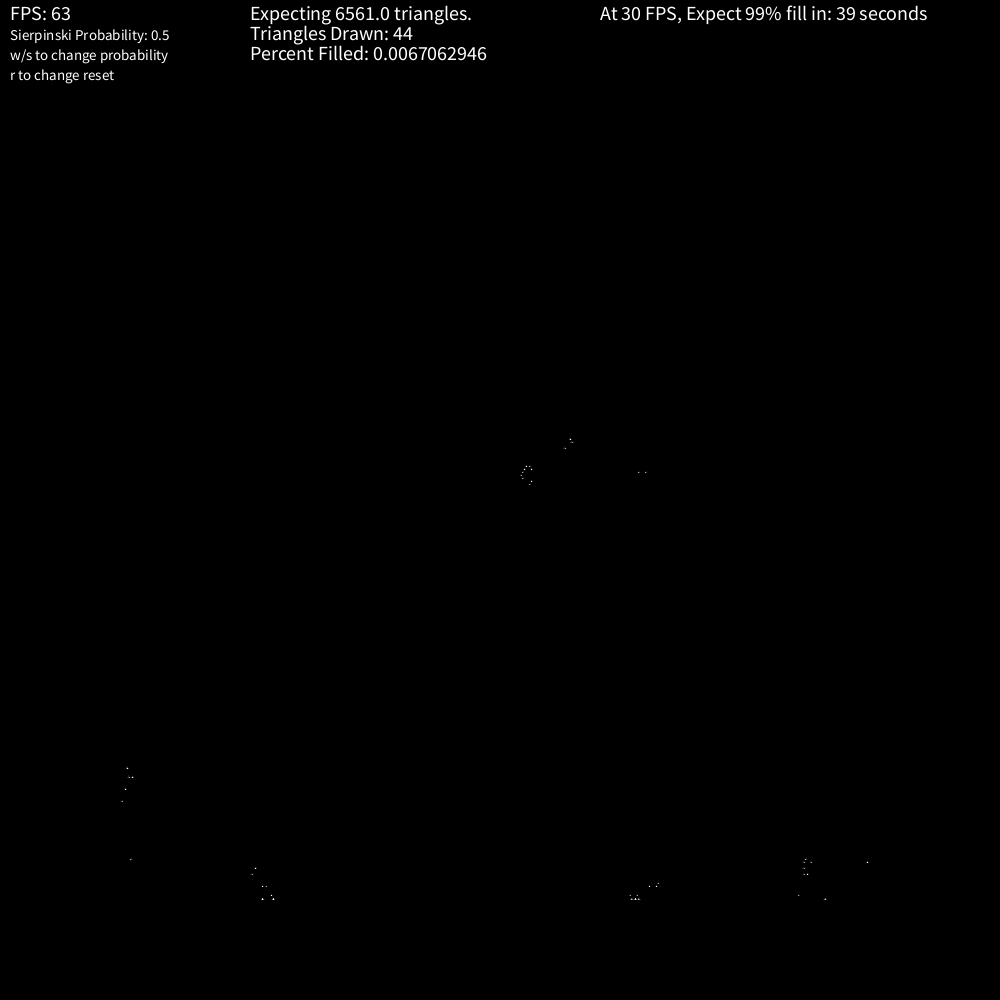
Frame 1 (no input)
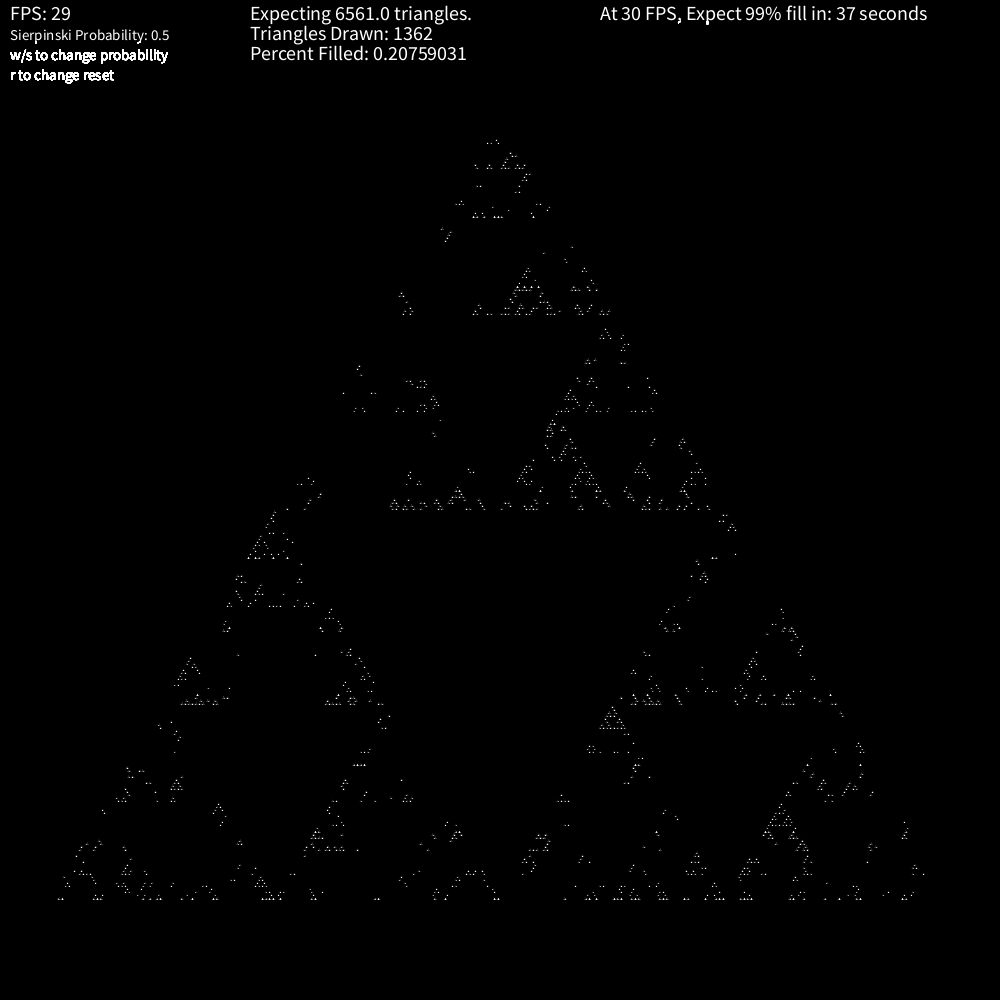
Frame 60 (the mouse pressed at the canvas centre just before this capture)
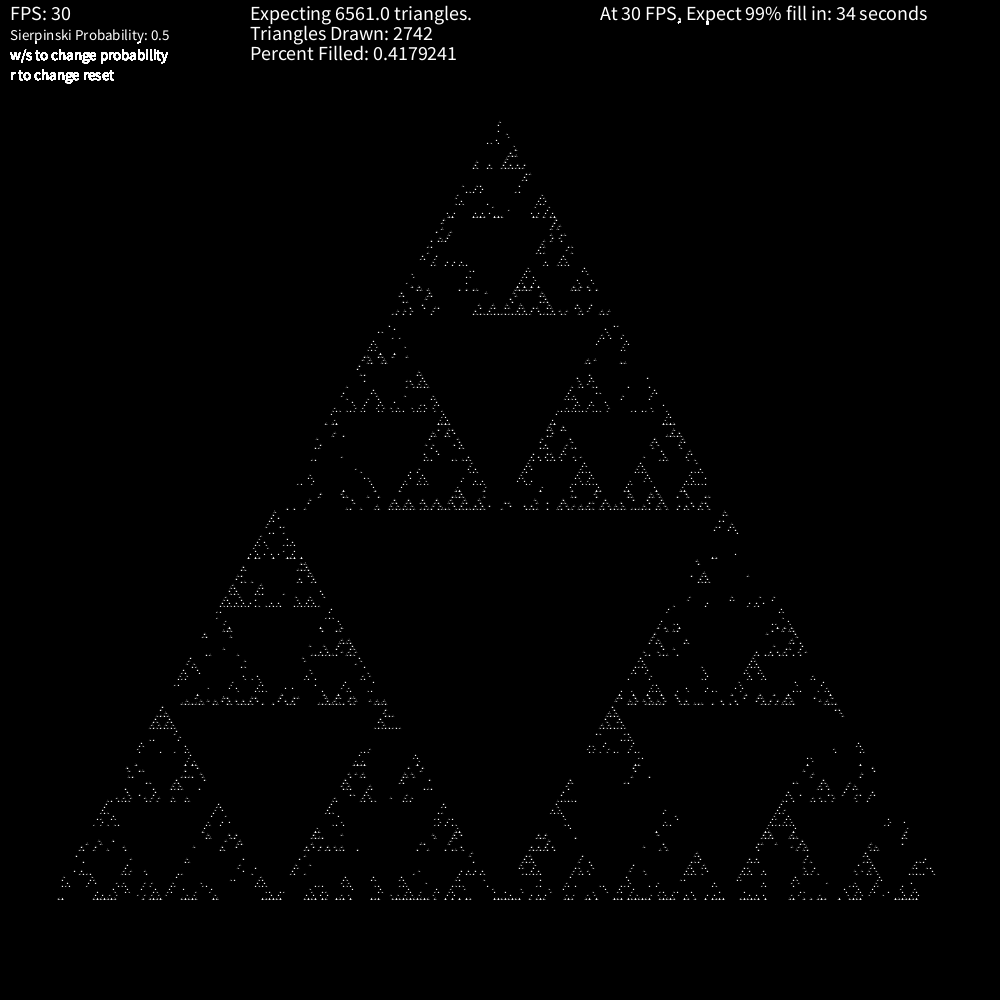
Frame 120 (the mouse held since frame 60 and released just before this capture)

The Processing sketch that drew these frames (run headless with seeded random() and noise(); from frame 60 on, the mouse is pressed at the canvas centre):

// Processing sketch: SierpinskiTriangle
// ── SierpinskiTriangle.pde
int untilLength = 5;
HashMap<String, Integer> triangles = new HashMap<String, Integer>();


float probability = .5;
void sierpinski(float x, float y, float len) {
  if (len < untilLength) {
    triangle(x,y,x+len,y,x+len/2,y- (float)(len/2 * Math.sqrt(3)));
    triangles.put(nf(x, 4, 2) + nf(y, 4, 2),1);
  } else {
    if (Math.random() < probability) {
      sierpinski(x,y,len/2);
    }
    if (Math.random() < probability) {
    sierpinski(x + len/2,y,len/2);
    }
    if (Math.random() < probability) {
    sierpinski(x + len/4 ,y - (float)(Math.sqrt(3) / 4 * len),len/2);
    }
  }
}

long previousTime = millis();
int frame_count = 0;
int secondsPassed = 0;

void setup() {
  size(1000,1000);
  background(0,0,0);
  frameRate(30);
}

int triLength = 900;
int iterations = (int)(log(triLength/untilLength) / log(2) + 1);
float totalTriangles = pow(3,iterations);

// Calculate expected runs to fill 99% of grid.
float expectedRuns; 

void draw() {
  sierpinski(50,900,triLength); 
  
  // measure actual frame rate
  frame_count += 1;
  if (millis() - previousTime > 1000) {
    frameRate = frame_count;
    frame_count = 0;
    previousTime = millis();
    secondsPassed += 1;
  }
  
  fill(0);
  rect(0, 0, 250, 40);
  fill(255);
  textSize(20);
  text("FPS: " + (int)frameRate, 10, 20);
  textSize(15);
  text("Sierpinski Probability: " + probability, 10, 40);
  text("w/s to change probability",10,60);
  text("r to change reset",10,80);
  
  textSize(20);
  fill(0);
  rect(250, 0, 400, 60);
  fill(255);
  text("Expecting " + totalTriangles + " triangles.", 250, 20);
  text("Triangles Drawn: " + triangles.size(), 250, 40);
  text("Percent Filled: " + triangles.size() / totalTriangles, 250, 60);
  
  // Deduct number of expected runs for current ratio from expected runs for target ratio of 99%.
  expectedRuns = log(.01) / log(1 - pow(probability,iterations)) - log(1 - triangles.size() / totalTriangles) / log(1 - pow(probability,iterations));
  int timeRemaining = (int)(expectedRuns / 30);
  if (timeRemaining < 0) {
    timeRemaining = 0;
  }
  fill(0);
  rect(600, 0, 700, 20);
  fill(255);
  text("At 30 FPS, Expect 99% fill in: " + timeRemaining + " seconds", 600, 20);
}

void keyPressed(){
  if (key == 'r' || key == 'R') {
      background(0);
      triangles = new HashMap<String, Integer>();
      secondsPassed = 0;
  }
  if (key == 'w' || key == 'W') {
      if (probability < .95) {
        probability += .05;
        probability = (float)(int)(probability * 100) /100;
      
      }
  } 
  if (key == 's' || key == 'S') {
    if (probability > .05){
      
      probability -= .05;
      probability = (float)(int)(probability * 100) /100;
      
    }
  }
  
}
